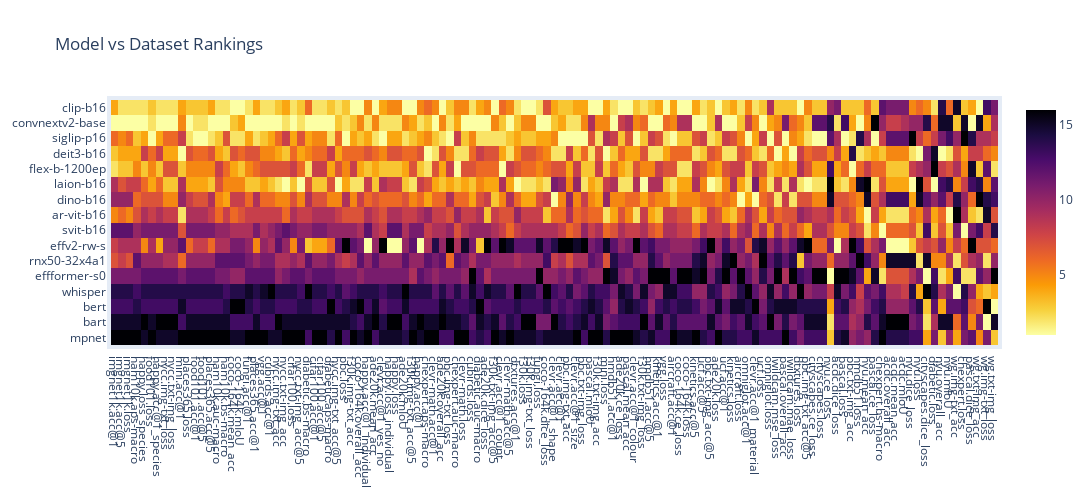

Notebook source saved alongside this figure:
### Code cell
from typing import Optional
import plotly.graph_objects as go
import pandas as pd
import yaml  
    
def plot_heatmap(df: pd.DataFrame, task_type: Optional[str] = None):
    """
    Plot a heatmap of the DataFrame using Plotly, with rows sorted by their average rank.
    The x-axis labels reflect the order of the columns after they have been reordered by similarity.

    Parameters:
    df (pandas.DataFrame): The DataFrame to plot.

    Returns:
    None
    """
    # Define the task mapping
    
    if task_type:
        task_mapping = yaml.safe_load(open("task_mapping.yaml", "r"))
        column_names = task_mapping[task_type] + ["imagenet1k.top_accuracy_1"]
        keep_columns = [column for column in df.columns if column in column_names]
    else:
        keep_columns = df.columns[1:]
        
    # Exclude the label column from the data to be plotted
    labels = df[df.columns[0]]
    
    data = df[keep_columns]

    # Add a temporary column to the DataFrame with the average rank of each row
    data['average_rank'] = data.mean(axis=1)
    
    # Sort the DataFrame by this temporary column
    data.sort_values('average_rank', ascending=False, inplace=True)
    print(data['average_rank'])

    # Remove the temporary column
    data.drop('average_rank', axis=1, inplace=True)

    # Update the labels to match the new order
    labels = labels[data.index]
    labels = [label.replace("-224", "") for label in labels]
    data.columns = [column.replace("image", "img").replace("text", "txt").replace("_to_", "-").replace("accuracy_top_", "acc@").replace("accuracy", "acc").replace("-epoch-mean", "").replace("flickr30k", "f30k").replace("winoground", "wg").replace("pokemonblipcaptions", "pbc").replace("newyorkercaptioncontest", "nycc").replace("image-to-text", "img-to-txt").replace("text-to-image", "txt-to-img") for column in data.columns]
    # remove columns with terms "bs-1" and corresponding values
    # remove all columns matching any of the patterns in 'terms'
    terms = ["-bs", "-aps", "-auc", "focal", "nycc.loss", "ham10k.loss", "iwildcam.loss", "wg.loss", "clevr.loss",
    'clevr.loss_colour',
    'clevr.loss_count',
    'clevr.loss_material',
    'clevr.loss_shape',
    'clevr.loss_size',
    'clevr.loss_yes_no', 'happy.acc@5']
    columns = [column for column in data.columns if not any(term in column for term in terms)]
    # print(sorted(columns))
    data = data[columns]
    
    
    fig = go.Figure(data=go.Heatmap(
        z=data,
        x=columns,
        y=labels,
        colorscale='inferno_r',  # Use reversed Red color scale
    ))

    fig.update_layout(
        title='Model vs Dataset Rankings',
        xaxis_nticks=len(data.columns),
        yaxis_nticks=len(labels),
        autosize=True,
        width=1350,
        height=500,
        margin=dict(
            l=50,
            r=50,
            b=100,
            t=100,
            pad=4
        )
    )

    fig.show()
    fig.write_image("heatmap.png", scale=5)
df = move_column(df, 'imagenet1k.accuracy_top_1-epoch-mean', 1)  # Move 'hellobro' column to the second position
df = move_column(df, 'imagenet1k.accuracy_top_5-epoch-mean', 2)
df = move_column(df, 'imagenet1k.loss-epoch-mean', 3)
# apply logmax softmax to the columns in a columnwise manner


plot_heatmap(df)

### Figure 1 — Plotly figure (JSON) as saved in the notebook; plotly's stock layout.template omitted (floating-point values rounded to 4 significant figures; data arrays with more than 128 entries replaced by an {"elided": "..."} marker saying what was removed)
{"data": [{"colorscale": [[0, "#fcffa4"], [0.1111, "#f7d13d"], [0.2222, "#fb9b06"], [0.3333, "#ed6925"], [0.4444, "#cf4446"], [0.5556, "#a52c60"], [0.6667, "#781c6d"], [0.7778, "#4a0c6b"], [0.8889, "#1b0c41"], [1, "#000004"]], "type": "heatmap", "x": ["imgnet1k.acc@1", "imgnet1k.acc@5", "imgnet1k.loss", "ham10k.aps-macro", "happy.loss_species", "food101.loss", "happy.acc@1_species", "nycc.img-txt_loss", "nycc.txt-img_loss", "mini.acc@1", "places365.loss", "food101.acc@1", "food101.acc@5", "places365.acc@5", "ham10k.auc-macro", "ham10k.bs-macro", "coco-164k.mean_acc", "coco-164k.mIoU", "fungi.acc@1", "places365.acc@1", "vgg.acc@1", "cubirds.acc@1", "nycc.img-txt_acc", "nycc.txt-img_acc", "cifar100.loss", "nycc.txt-img_acc@5", "diabetic.bs-macro", "cifar100.acc@1", "cifar100.acc@5", "diabetic.aps-macro", "nycc.img-txt_acc@5", "pbc.loss", "f30k.img-txt_acc", "coco-164k.overall_acc", "happy.acc@1_individual", "ade20k.mean_acc", "clevr.acc@1_yes_no", "happy.loss_individual", "happy.loss", "ade20k.mIoU", "f30k.img-txt_acc@5", "happy.acc@1", "chexpert.aps-macro", "clevr-math.acc@1", "ade20k.overall_acc", "pbc.img-txt_loss", "chexpert.auc-macro", "clevr-math.loss", "cubirds.loss", "diabetic.auc-macro", "ade20k.dice_loss", "f30k.txt-img_acc@5", "clevr.acc@1_count", "clevr-math.acc@5", "dtxtures.acc@1", "f30k.loss", "f30k.img-txt_loss", "fungi.loss", "coco-164k.dice_loss", "clevr.acc@1_shape", "clevr.acc@1", "pbc.img-txt_acc", "clevr.acc@1_size", "pbc.txt-img_loss", "pascal.mIoU", "f30k.txt-img_acc", "mini.loss", "hmdb51.acc@1", "ade20k.ce_loss", "pascal.mean_acc", "clevr.acc@1_colour", "f30k.txt-img_loss", "hmdb51.acc@5", "kinetics.acc@1", "vgg.loss", "aircraft.acc@1", "coco-164k.ce_loss", "coco-164k.loss", "kinetics.acc@5", "ucf.acc@5", "pbc.txt-img_acc@5", "ade20k.loss", "ucf.acc@1", "kinetics.loss", "aircraft.loss", "omniglot.acc@1", "clevr.acc@1_material", "ucf.loss", "omniglot.loss", "iwildcam.mse_loss", "pascal.overall_acc", "iwildcam.mae_loss", "dtxtures.loss", "pbc.img-txt_acc@5", "cityscapes.ce_loss", "cityscapes.loss", "nyu.ce_loss", "acdc.dice_loss", "pascal.loss", "pbc.txt-img_acc", "hmdb51.loss", "nyu.mean_acc", "pascal.ce_loss", "chexpert.bs-macro", "acdc.overall_acc", "acdc.mean_acc", "acdc.mIoU", "nyu.dice_loss", "nyu.loss", "cityscapes.dice_loss", "diabetic.loss", "nyu.overall_acc", "nyu.mIoU", "wg.img-txt_acc", "chexpert.loss", "pascal.dice_loss", "wg.txt-img_acc", "wg.img-txt_loss", "wg.txt-img_loss"], "y": ["mpnet", "bart", "bert", "whisper", "effformer-s0", "rnx50-32x4a1", "effv2-rw-s", "svit-b16", "ar-vit-b16", "dino-b16", "laion-b16", "flex-b-1200ep", "deit3-b16", "siglip-p16", "convnextv2-base", "clip-b16"], "z": {"elided": "16x119 int values"}}], "layout": {"autosize": true, "height": 500, "margin": {"b": 100, "l": 50, "pad": 4, "r": 50, "t": 100}, "title": {"text": "Model vs Dataset Rankings"}, "width": 1350, "xaxis": {"nticks": 119}, "yaxis": {"nticks": 16}}}
